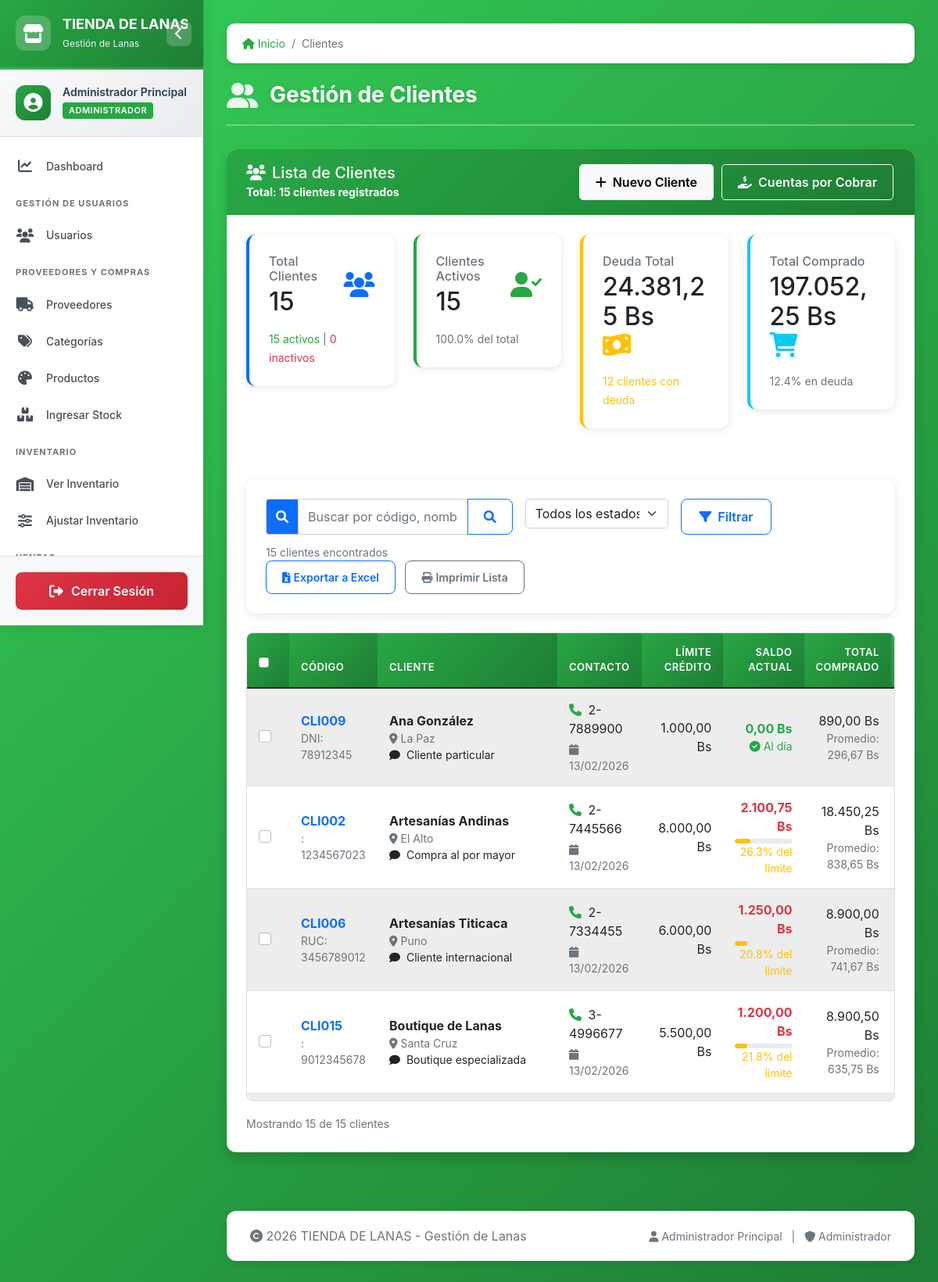
/clientes.php (signed in), run on the app's committed database.
### tables this page shows
CREATE TABLE clientes (
    id INT AUTO_INCREMENT PRIMARY KEY,
    codigo VARCHAR(20) UNIQUE NOT NULL,
    nombre VARCHAR(100) NOT NULL,
    ciudad VARCHAR(50),
    telefono VARCHAR(20),
    tipo_documento ENUM('DNI', 'RUC', 'Cedula') DEFAULT 'DNI',
    numero_documento VARCHAR(20),
    limite_credito DECIMAL(12,2) DEFAULT 0.00,
    saldo_actual DECIMAL(12,2) DEFAULT 0.00,
    total_comprado DECIMAL(15,2) DEFAULT 0.00,
    compras_realizadas INT DEFAULT 0,
    activo TINYINT(1) DEFAULT 1,
    fecha_registro DATE DEFAULT (CURRENT_DATE),
    observaciones TEXT,
    INDEX idx_cliente_codigo (codigo),
    INDEX idx_cliente_activo (activo)
);

### clientes.php (the view, shortened to what the rows shown need)
<?php
require_once 'header.php';
require_once 'funciones.php';
$where = "1=1";
$params = [];
$types = "";
$query_clientes = "SELECT id, codigo, nombre, ciudad, telefono, tipo_documento,
                  numero_documento, limite_credito, saldo_actual, total_comprado,
                  compras_realizadas, activo, observaciones,
                  DATE_FORMAT(fecha_registro, '%d/%m/%Y') as fecha_registro
                  FROM clientes
                  WHERE $where
                  ORDER BY nombre";
if (!empty($params)) {
    $stmt = $conn->prepare($query_clientes);
    $stmt->bind_param($types, ...$params);
    $stmt->execute();
    $result_clientes = $stmt->get_result();
} else {
    $result_clientes = $conn->query($query_clientes);
}
$query_total = "SELECT COUNT(*) as total FROM clientes";
$result_total = $conn->query($query_total);
$total_clientes = $result_total->fetch_assoc()['total'];
$query_activos = "SELECT COUNT(*) as total FROM clientes WHERE activo = 1";
$result_activos = $conn->query($query_activos);
$total_activos = $result_activos->fetch_assoc()['total'];
$query_deuda = "SELECT SUM(saldo_actual) as total_deuda FROM clientes WHERE saldo_actual > 0";
$result_deuda = $conn->query($query_deuda);
$deuda_total = $result_deuda->fetch_assoc()['total_deuda'] ?? 0;
$query_compras = "SELECT SUM(total_comprado) as total_compras FROM clientes";
$result_compras = $conn->query($query_compras);
$compras_total = $result_compras->fetch_assoc()['total_compras'] ?? 0;
?>
<div class="row mb-4">
    <div class="col-md-12">
        <div class="card shadow">
            <div class="card-body">
                <div class="row mb-4">
                    <div class="col-xl-3 col-md-6 mb-3">
                        <div class="card border-start border-primary border-4">
                            <div class="card-body">
                                <div class="row align-items-center">
                                    <div class="col">
                                        <h2 class="mb-0"><?php echo $total_clientes; ?></h2>
                                    </div>
                                </div>
                            </div>
                        </div>
                    </div>
                    <div class="col-xl-3 col-md-6 mb-3">
                        <div class="card border-start border-success border-4">
                            <div class="card-body">
                                <div class="row align-items-center">
                                    <div class="col">
                                        <h2 class="mb-0"><?php echo $total_activos; ?></h2>
                                    </div>
                                </div>
                            </div>
                        </div>
                    </div>
                    <div class="col-xl-3 col-md-6 mb-3">
                        <div class="card border-start border-warning border-4">
                            <div class="card-body">
                                <div class="row align-items-center">
                                    <div class="col">
                                        <h2 class="mb-0"><?php echo formatearMoneda($deuda_total); ?></h2>
                                    </div>
                                </div>
                            </div>
                        </div>
                    </div>
                    <div class="col-xl-3 col-md-6 mb-3">
                        <div class="card border-start border-info border-4">
                            <div class="card-body">
                                <div class="row align-items-center">
                                    <div class="col">
                                        <h2 class="mb-0"><?php echo formatearMoneda($compras_total); ?></h2>
                                    </div>
                                </div>
                            </div>
                        </div>
                    </div>
                </div>
                <div class="table-responsive" style="max-height: 600px; overflow-y: auto; border: 1px solid #dee2e6; border-radius: 8px;">
                    <table class="table table-hover table-striped mb-0" id="tablaClientes">
                        <thead class="table-primary" style="position: sticky; top: 0; z-index: 10;">
                            <tr>
                                <th width="80">
                                    <div class="form-check">
                                        <input class="form-check-input" type="checkbox" id="checkAll">
                                    </div>
                                </th>
                                <th width="120">Código</th>
                                <th>Cliente</th>
                                <th width="150">Contacto</th>
                                <th width="120" class="text-end">Límite Crédito</th>
                                <th width="140" class="text-end">Saldo Actual</th>
                                <th width="120" class="text-end">Total Comprado</th>
                                <th width="100" class="text-end">Compras</th>
                            </tr>
                        </thead>
                        <tbody>
                            <?php
                            if ($result_clientes->num_rows > 0):
                                while ($cliente = $result_clientes->fetch_assoc()):
                                    $deuda_porcentaje = $cliente['limite_credito'] > 0 ?
                                        ($cliente['saldo_actual'] / $cliente['limite_credito']) * 100 : 0;
                                    $limite_excedido = $deuda_porcentaje > 100;
                            ?>
                            <tr data-id="<?php echo $cliente['id']; ?>"
                                data-codigo="<?php echo htmlspecialchars($cliente['codigo']); ?>"
                                data-nombre="<?php echo htmlspecialchars(strtolower($cliente['nombre'])); ?>"
                                data-ciudad="<?php echo htmlspecialchars(strtolower($cliente['ciudad'])); ?>"
                                data-telefono="<?php echo htmlspecialchars($cliente['telefono']); ?>"
                                data-deuda="<?php echo $cliente['saldo_actual']; ?>"
                                data-activo="<?php echo $cliente['activo']; ?>"
                                data-limite-excedido="<?php echo $limite_excedido ? 'true' : 'false'; ?>">
                                <td>
                                    <div class="form-check">
                                        <input class="form-check-input checkCliente" type="checkbox"
                                               value="<?php echo $cliente['id']; ?>">
                                    </div>
                                </td>
                                <td>
                                    <strong class="text-primary"><?php echo $cliente['codigo']; ?></strong>
                                    <div class="small text-muted">
                                        <?php echo $cliente['tipo_documento']; ?>:
                                        <?php echo $cliente['numero_documento'] ?: 'N/A'; ?>
                                    </div>
                                </td>
                                <td>
                                    <div class="fw-bold"><?php echo $cliente['nombre']; ?></div>
                                    <?php if ($cliente['ciudad']): ?>
                                    <div class="small text-muted">
                                        <i class="fas fa-map-marker-alt me-1"></i><?php echo $cliente['ciudad']; ?>
                                    </div>
                                    <?php endif; ?>
                                    <?php if ($cliente['observaciones']): ?>
                                    <div class="small text-truncate" style="max-width: 200px;"
                                         title="<?php echo htmlspecialchars($cliente['observaciones']); ?>">
                                        <i class="fas fa-comment me-1"></i>
                                        <?php echo substr($cliente['observaciones'], 0, 50); ?>
                                    </div>
                                    <?php endif; ?>
                                </td>
                                <td>
                                    <?php if ($cliente['telefono']): ?>
                                    <div>
                                        <i class="fas fa-phone me-1 text-success"></i>
                                        <?php echo $cliente['telefono']; ?>
                                    </div>
                                    <?php endif; ?>
                                    <div class="small text-muted mt-1">
                                        <i class="fas fa-calendar me-1"></i>
                                        <?php echo $cliente['fecha_registro']; ?>
                                    </div>
                                </td>
                                <td class="text-end">
                                    <?php echo formatearMoneda($cliente['limite_credito']); ?>
                                </td>
                                <td class="text-end">
                                    <?php if ($cliente['saldo_actual'] > 0): ?>
                                        <div class="fw-bold text-danger">
                                            <?php echo formatearMoneda($cliente['saldo_actual']); ?>
                                        </div>
                                        <?php if ($cliente['limite_credito'] > 0): ?>
                                        <div class="progress mt-1" style="height: 6px;">
                                            <div class="progress-bar <?php echo $limite_excedido ? 'bg-danger' : 'bg-warning'; ?>"
                                                 style="width: <?php echo min($deuda_porcentaje, 100); ?>%"
                                                 title="<?php echo number_format($deuda_porcentaje, 1); ?>% del límite">
                                            </div>
                                        </div>
                                        <div class="small <?php echo $limite_excedido ? 'text-danger fw-bold' : 'text-warning'; ?>">
                                            <?php echo number_format($deuda_porcentaje, 1); ?>% del límite
                                        </div>
                                        <?php endif; ?>
                                    <?php else: ?>
                                        <div class="fw-bold text-success">
                                            <?php echo formatearMoneda($cliente['saldo_actual']); ?>
                                        </div>
                                        <div class="small text-success">
                                            <i class="fas fa-check-circle me-1"></i>Al día
                                        </div>
                                    <?php endif; ?>
                                </td>
                                <td class="text-end">
                                    <?php echo formatearMoneda($cliente['total_comprado']); ?>
                                    <?php if ($cliente['compras_realizadas'] > 0): ?>
                                    <div class="small text-muted">
                                        Promedio: <?php echo formatearMoneda($cliente['total_comprado'] / $cliente['compras_realizadas']); ?>
                                    </div>
                                    <?php endif; ?>
                                </td>
                                <td class="text-end">
                                </td>
                            </tr>
                            <?php
                                endwhile;
                            endif; ?>
                        </tbody>
                    </table>
                </div>
                <div class="d-flex justify-content-between align-items-center mt-3">
                    <div>
                        <small class="text-muted">
                            Mostrando <?php echo $result_clientes->num_rows; ?> de <?php echo $total_clientes; ?> clientes
                        </small>
                    </div>
                </div>
            </div>
        </div>
    </div>
</div>
<?php require_once 'footer.php'; ?>

### data on the page
clientes: codigo "CLI009", tipo_documento "DNI", numero_documento "78912345", nombre "Ana González", ciudad "La Paz", observaciones "Cliente particular", telefono "2-7889900", fecha_registro "13/02/2026", limite_credito "1.000,00 Bs", saldo_actual "0,00 Bs", total_comprado "890,00 Bs", formatearMoneda($cliente['total_comprado'] / $cliente['compras_realizadas']) "296,67 Bs"
clientes: codigo "CLI002", numero_documento "1234567023", nombre "Artesanías Andinas", ciudad "El Alto", observaciones "Compra al por mayor", telefono "2-7445566", fecha_registro "13/02/2026", limite_credito "8.000,00 Bs", saldo_actual "2.100,75 Bs", deuda_porcentaje "26.3", total_comprado "18.450,25 Bs", formatearMoneda($cliente['total_comprado'] / $cliente['compras_realizadas']) "838,65 Bs"
clientes: codigo "CLI006", tipo_documento "RUC", numero_documento "3456789012", nombre "Artesanías Titicaca", ciudad "Puno", observaciones "Cliente internacional", telefono "2-7334455", fecha_registro "13/02/2026", limite_credito "6.000,00 Bs", saldo_actual "1.250,00 Bs", deuda_porcentaje "20.8", total_comprado "8.900,00 Bs", formatearMoneda($cliente['total_comprado'] / $cliente['compras_realizadas']) "741,67 Bs"
clientes: codigo "CLI015", numero_documento "9012345678", nombre "Boutique de Lanas", ciudad "Santa Cruz", observaciones "Boutique especializada", telefono "3-4996677", fecha_registro "13/02/2026", limite_credito "5.500,00 Bs", saldo_actual "1.200,00 Bs", deuda_porcentaje "21.8", total_comprado "8.900,50 Bs", formatearMoneda($cliente['total_comprado'] / $cliente['compras_realizadas']) "635,75 Bs", id "15"

### other printed values
EMPRESA_NOMBRE "TIENDA DE…"
SISTEMA_NOMBRE "Gestión de Lanas"
$_SESSION['usuario_nombre'] "Administrador Principal"
$_SESSION['usuario_rol'] "ADMINISTRADOR"
$item['text'] "Clientes"
$titulo_pagina "Gestión de Clientes"
$total_clientes "15"
$total_activos "15"
$total_clientes - $total_activos "0"
formatearMoneda($deuda_total) "24.381,25 Bs"
$clientes_con_deuda "12"
formatearMoneda($compras_total) "197.052,25 Bs"
$compras_total > 0 ? ($deuda_total / $compras_total) * 100 : 0 "12.4"
$total_clientes_filtrados "15"
EMPRESA_NOMBRE "TIENDA DE LANAS"
